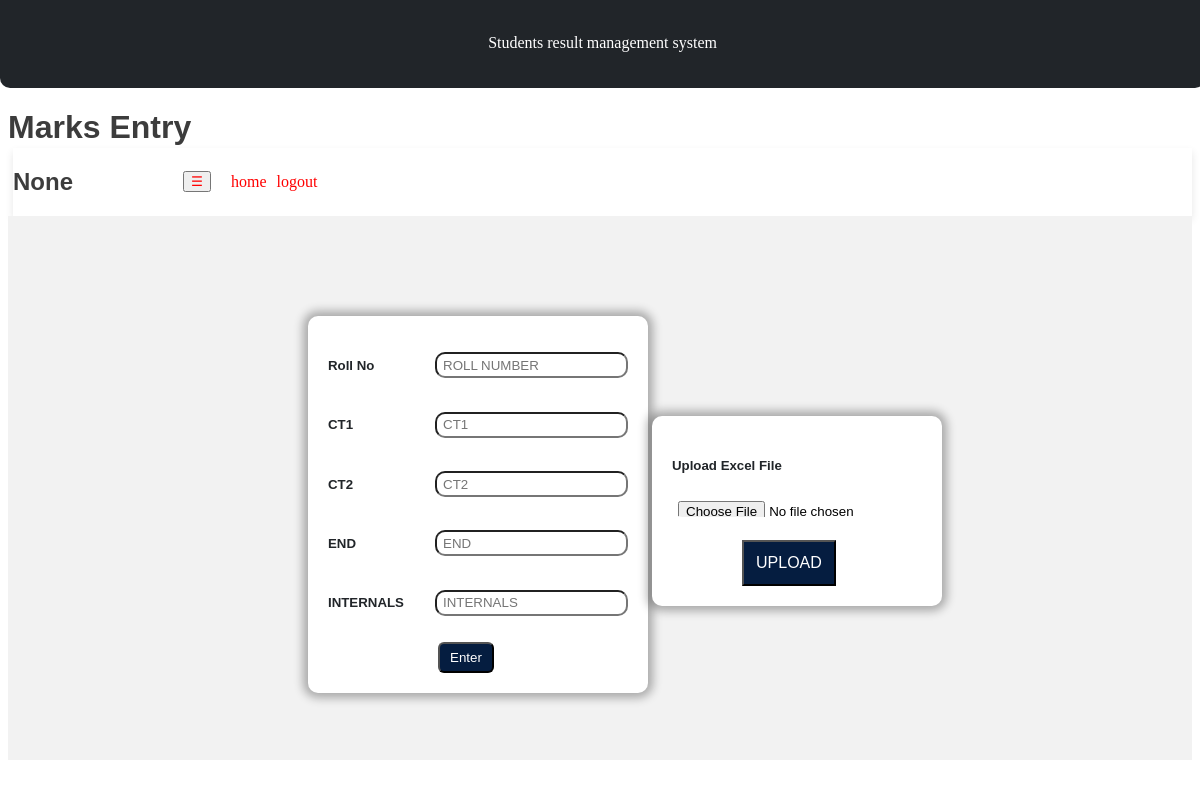
/marking, run on an earlier commit of the app's database.
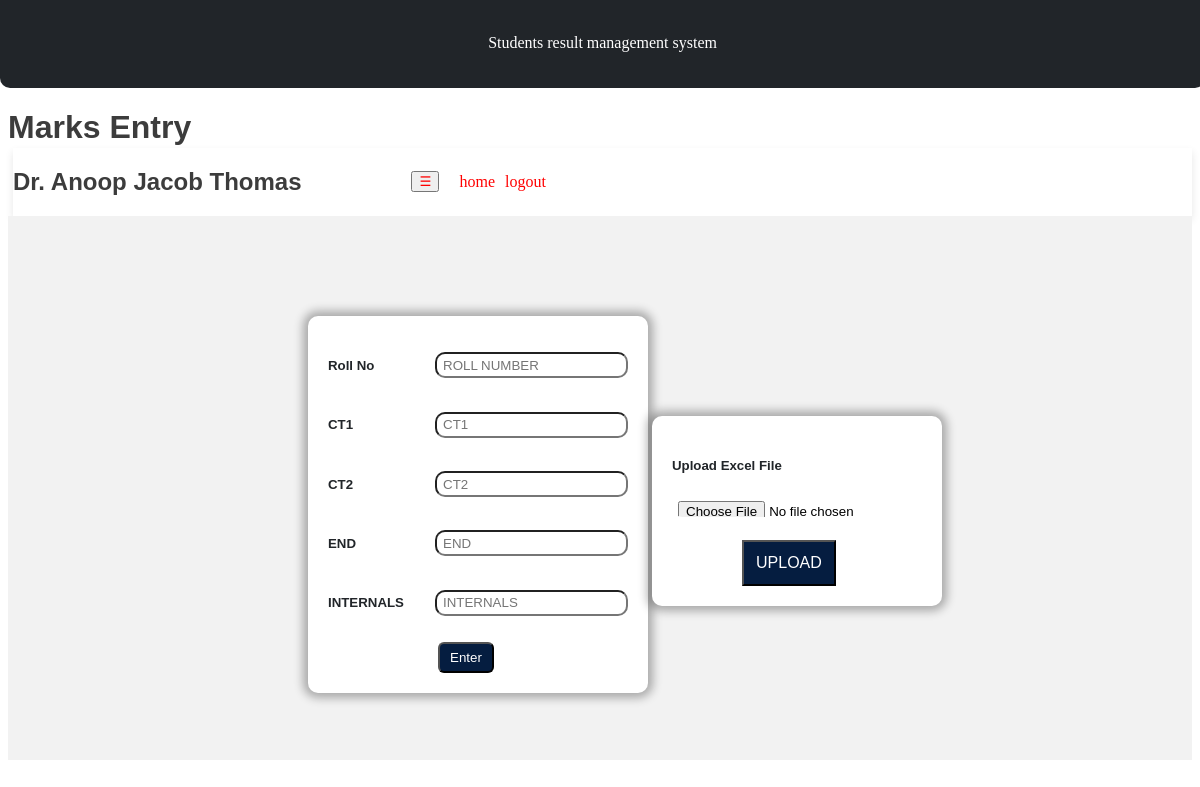
And on a later commit of the database.
### home/models.py (models this page shows)
class course_key(models.Model):
    key = models.CharField(max_length=255,blank=True,null=True)
    course = models.CharField(max_length=255,blank=True,null=True)
    name = models.CharField(max_length=255,blank=True,null=True)
    total_marks = models.CharField(max_length=255,blank=True,null=True)
    entered_marks = models.CharField(max_length=255,blank=True,null=True)

### home/views.py (the view, shortened to what this page needs)
# urls.py: path('marking',views.marking, name="marking"),
def marking(request):
    temp=course_key.objects.all()
    for j in temp:
        if(j.key=="course"):
           sub= j.course
           name=j.name
           tot=j.total_marks
           com=j.entered_marks
           context = { 'course': sub,
                              'name' : name,
                              'total' : tot,
                              'entered' : com
                            }
    temp=course_key.objects.all()
    for j in temp:
        if(j.key=="course"):
            sub=j.course
    return render(request, 'marking.html', context)

### templates/marking.html (shortened to what this page needs)
{% extends "teacher.html" %}
{% load static %}
{% block heading %} <h1 id="heading">Marks Entry</h1> {% endblock %}
{% block name %}<h2 id="name">{{ name }}</h2>{% endblock %}
{% block content %}
<div class="container">
    <div id="div1" class="hitems text-center" style="margin-left:300px; margin-top: 100px;">
        <form class="form-signin hform" method="post" action="/markingman">
         <div class="input">
             <label for="inputEmail1" class="sr-only mt-2"><strong><h5>Roll No</strong></h5></label>
             <input type="text" id="inputEmail1" name="roll_number" class="form-control" placeholder="ROLL NUMBER" required autofocus>
         </div>
         <div class="input">
             <label for="inputEmail2" class="sr-only mt-2"><strong><h5>CT1</strong></h5></label>
             <input max="20.0" type="number" id="inputEmail2" name="CT1" class="form-control" placeholder="CT1" required autofocus>
         </div>
         <div class="input">
             <label for="inputEmail3" class="sr-only mt-2"><strong><h5>CT2</strong></h5></label>
             <input max="20.0" type="number" id="inputEmail3" name="CT2" class="form-control" placeholder="CT2" required autofocus>
         </div>
         <div class="input">
             <label for="inputEmail4" class="sr-only mt-2"><strong><h5>END</strong></h5></label>
             <input max="50.0" type="number" id="inputEmail4" name="END" class="form-control" placeholder="END" required autofocus>
         </div>
         <div class="input">
             <label for="inputEmail5" class="sr-only mt-2"><strong><h5>INTERNALS</strong></h5></label>
             <input max="10.0" type="number" id="inputEmail5" name="INTERNALS" class="form-control" placeholder="INTERNALS" required autofocus>
         </div>
            <button class="button">Enter</button>
        </form>
    </div>
    <div id="div2" class="hitems text-center" style="margin-top:200px;">
        <form class="form-signin hform" method="post" action="/marking" enctype="multipart/form-data">
            <label for="fileInput" class="sr-only mt-2"><strong><h5>Upload Excel File</strong></h5></label>
            <input type="file" id="fileInput" name="excel_file" class="form-control-file" accept=".xlsx, .xls" required>
            <button class="btn btn-lg btn-block m-3" style="margin-left:70px; margin-top:20px; background-color:#051D40; color:white;" type="submit">UPLOAD</button>
        </form>
    </div>
</div>
{% endblock %}

What changed in the data, as far as the page shows it:
added course_key: name "Dr. Anoop Jacob Thomas"
Also different on the page:
{{ name }}: "None" → (not shown)
